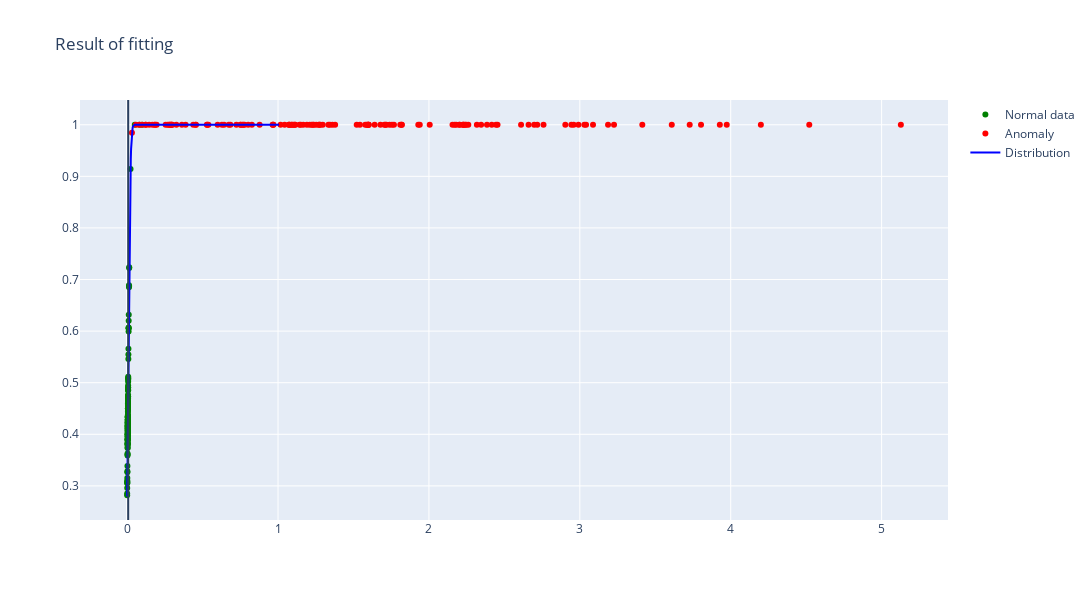

The notebook cell saved with this chart:
### Code cell
from tsad.anomaly_detector import PredictionAnomalyDetector

model = exp.load_pl_model(
    model_idx=0,
    dir_path="../checkpoints/household_power_consumption/LSTM_h200_l1")

ad = PredictionAnomalyDetector(model)

ad.fit(
    train_data=DataLoader(
        MultiTimeSeriesDataset(normal_dfs, tsm.window_size, tsm.target),
        batch_size=tsm.batch_size),
    anomaly_data=DataLoader(
        MultiTimeSeriesDataset(anomaly_dfs, tsm.window_size, tsm.target),
        batch_size=tsm.batch_size),
    normal_data=DataLoader(
        MultiTimeSeriesDataset(normal_dfs, tsm.window_size, tsm.target),
        batch_size=tsm.batch_size),
    class_weight=None, verbose=True, plot=True
)

ad.find_anomalies(tsm.test_dataloader())

### Figure 1 — Plotly figure (JSON) as saved in the notebook; plotly's stock layout.template omitted (floating-point values rounded to 4 significant figures; data arrays with more than 128 entries replaced by an {"elided": "..."} marker saying what was removed)
{"data": [{"line": {"color": "green"}, "mode": "markers", "name": "Normal data", "type": "scatter", "x": {"elided": "134 float values"}, "xaxis": "x", "y": {"elided": "134 float values"}, "yaxis": "y"}, {"line": {"color": "red"}, "mode": "markers", "name": "Anomaly", "type": "scatter", "x": {"elided": "134 float values"}, "xaxis": "x", "y": {"elided": "134 float values"}, "yaxis": "y"}, {"line": {"color": "blue"}, "name": "Distribution", "type": "scatter", "x": {"elided": "500 float values"}, "xaxis": "x", "y": {"elided": "500 float values"}, "yaxis": "y"}], "layout": {"height": 600, "shapes": [{"type": "line", "x0": 0.00687, "x1": 0.00687, "xref": "x", "y0": 0, "y1": 1, "yref": "y domain"}], "title": {"text": "Result of fitting"}, "width": 1200, "xaxis": {"anchor": "y", "domain": [0, 1]}, "yaxis": {"anchor": "x", "domain": [0, 1]}}}
